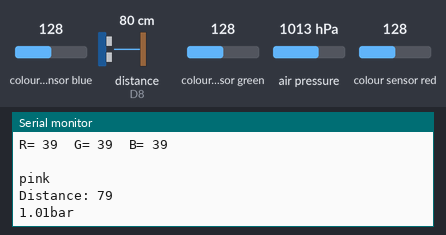
Recording of a sketch running on a simulated ESP8266 (NodeMCU). Shown: the last lines printed to the serial monitor. Wiring (inferred from the names in the program): ultrasonic range finder: trigger D5; echo D8; TCS3200 colour sensor: output D4; S2 D2; S3 D3; S0 D0; S1 D1. The test bench sets the inputs (shaded band); at power-on: colour sensor blue 128, distance to the obstacle (sensor on D8) 80 cm, colour sensor green 128, air pressure 1013 hPa, colour sensor red 128. The echo pulse lasts 58.3 µs per cm.

Above: at 1.2 s.
1.3 s: colour sensor blue set to 191
At 1.43 s:
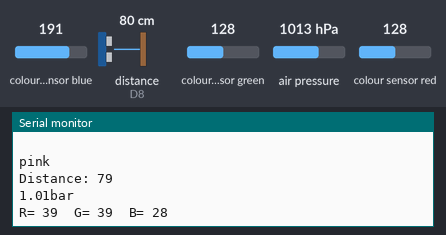
3.8 s: distance to the obstacle (sensor on D8) set to 2 cm
At 4.2 s:
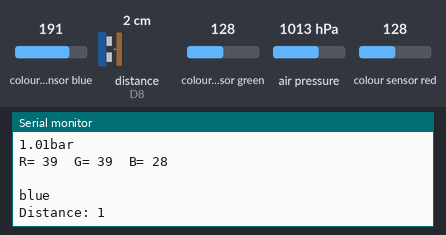
5.3 s: colour sensor green set to 5
At 5.45 s:
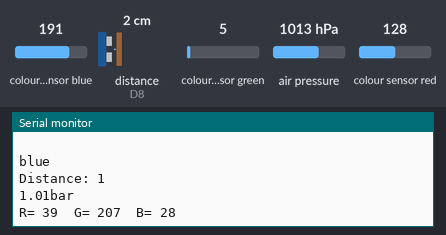
6.8 s: air pressure set to 952 hPa
At 7.85 s:
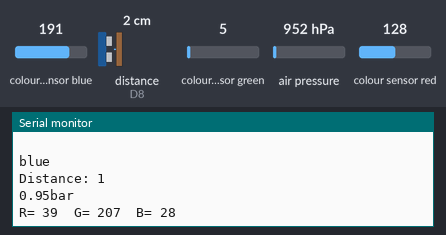
8.3 s: distance to the obstacle (sensor on D8) set to 4 cm
At 9.46 s:
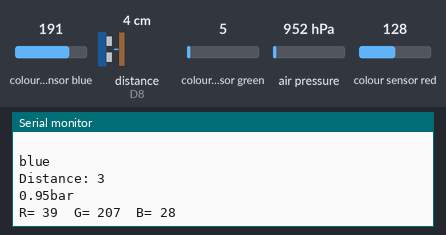
9.8 s: distance to the obstacle (sensor on D8) set to 299 cm
At 10.47 s:
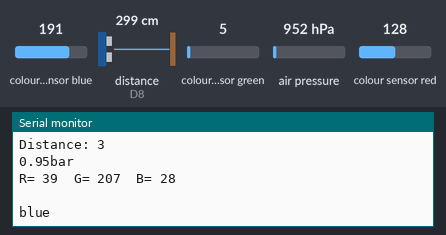
Timing chart, 0 to 12.8 s (numbered marks = the images above; inputs shaded):
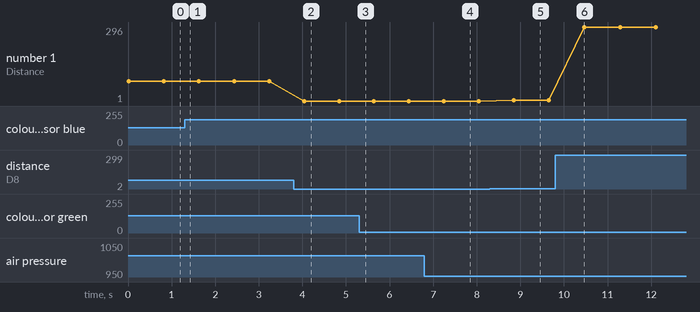

Measured:
- after the input at 3.8 s, the serial monitor: prints a new line after 0.24 s (image 2)
- after the input at 6.8 s, the serial monitor: prints a new line after 0.65 s (image 4)
- after the input at 8.3 s, the serial monitor: prints a new line after 0.55 s (image 5)
- plotted number 1: 79 → 1 after the input at 3.8 s, 1 → 3 after the input at 8.3 s, 3 → 296 after the input at 9.8 s

The sketch:

controller_code.ino
```cpp
#include <Adafruit_Sensor.h>
#include <Wire.h>
#include <Adafruit_BMP085.h>
#define S0 D0
#define S1 D1
#define S2 D2
#define S3 D3
#define sensorOut D4

Adafruit_BMP085 bmp;
#define I2C_SCL 12
#define I2C_SDA 13
const int trigPin =D5;
const int echoPin= D8;
long duration;
int distance;
int frequency = 0;
int blue,green,red;
void sendSensor()
{

  if (!bmp.begin())
  {
           Serial.println("Could not find a valid BMP085 sensor, check wiring!");
              while (1) {}
        }

float bp = ( bmp.readPressure()/100)*0.001;
//float ba =  bmp.readAltitude();
//float bt =  bmp.readTemperature();
//float dst = bmp.readSealevelPressure()/100;
Serial.print(bp);//Serial.println(ba);Serial.println(bt);
Serial.println("bar");
}

void setup() {
  pinMode(S0, OUTPUT);
  pinMode(S1, OUTPUT);
  pinMode(S2, OUTPUT);
  pinMode(S3, OUTPUT);
  pinMode(sensorOut, INPUT);

  // Setting frequency-scaling to 20%
  digitalWrite(S0,HIGH);
  digitalWrite(S1,LOW);

pinMode(trigPin, OUTPUT); // Sets the trigPin as an Output
pinMode(echoPin, INPUT); // Sets the echoPin as an Input


  Wire.begin(I2C_SDA, I2C_SCL);
  delay(10);

  Serial.begin(9600);
}
void loop() {


// Clears the trigPin
digitalWrite(trigPin, LOW);
delayMicroseconds(2);
// Sets the trigPin on HIGH state for 10 micro seconds
digitalWrite(trigPin, HIGH);
delayMicroseconds(10);
digitalWrite(trigPin, LOW);
// Reads the echoPin, returns the sound wave travel time in microseconds
duration = pulseIn(echoPin, HIGH);
// Calculating the distance
distance= duration*0.034/2;
// Prints the distance on the Serial Monitor
Serial.print("Distance: ");
Serial.println(distance);
delay(200);
  sendSensor();
  delay(200);

  // Setting red filtered photodiodes to be read
  digitalWrite(S2,LOW);
  digitalWrite(S3,LOW);
  // Reading the output frequency
  frequency = pulseIn(sensorOut, LOW);
  red=frequency;
  //Remaping the value of the frequency to the RGB Model of 0 to 255
  //frequency = map(frequency, 20,120,255,0);
  // Printing the value on the serial monitor
  Serial.print("R= ");//printing name
  Serial.print(frequency);//printing RED color frequency
  Serial.print("  ");
  delay(100);
  // Setting Green filtered photodiodes to be read
  digitalWrite(S2,HIGH);
  digitalWrite(S3,HIGH);
  // Reading the output frequency
  frequency = pulseIn(sensorOut, LOW);
  green=frequency;
  //Remaping the value of the frequency to the RGB Model of 0 to 255
  //frequency = map(frequency, 100,300,255,0);
  // Printing the value on the serial monitor
  Serial.print("G= ");//printing name
  Serial.print(frequency);//printing RED color frequency
  Serial.print("  ");
  delay(100);
  // Setting Blue filtered photodiodes to be read
  digitalWrite(S2,LOW);
  digitalWrite(S3,HIGH);
  // Reading the output frequency
  frequency = pulseIn(sensorOut, LOW);
  blue=frequency;
  //Remaping the value of the frequency to the RGB Model of 0 to 255
  //frequency = map(frequency, 80,260,255,0);
  // Printing the value on the serial monitor
  Serial.print("B= ");//printing name
  Serial.print(frequency);//printing RED color frequency
  Serial.println("  ");
  delay(100);
  Serial.println(" ");
  if (blue<red && blue<green)
  Serial.println("blue");
  else
  Serial.println("pink");
  delay(100);


}
```
